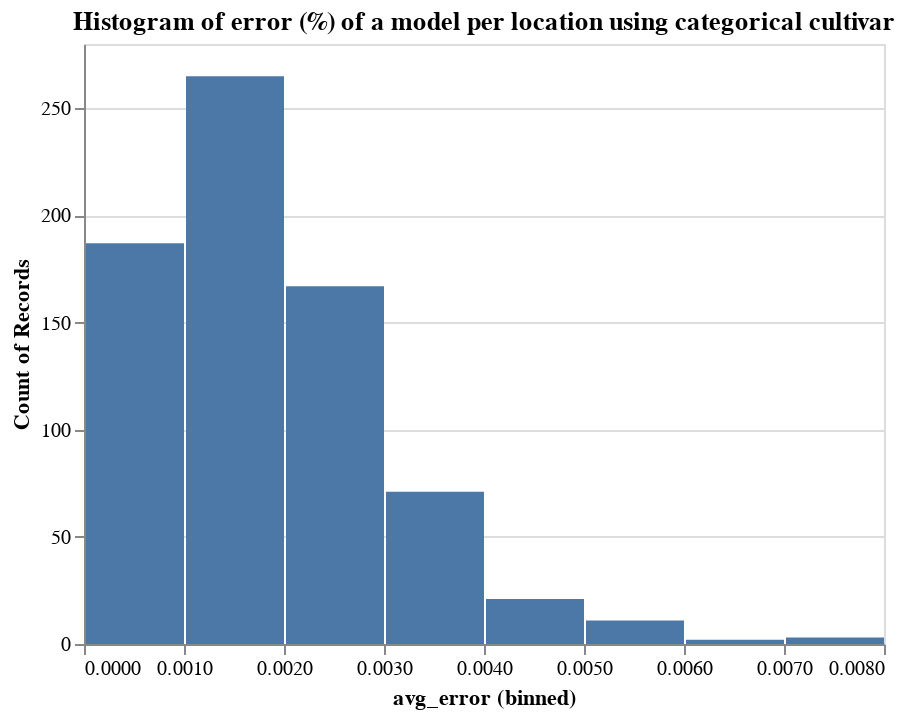

Notebook code cell kept with this figure:
### Code cell
alt.Chart(plotdf,title="Histogram of error (%) of a model per location using categorical cultivar").mark_bar().encode(
    alt.X("avg_error:Q", bin=True),
    y='count()',
)

### Figure 1 — Vega-Lite specification as saved in the notebook (floating-point values rounded to 4 significant figures; data arrays with more than 128 entries replaced by an {"elided": "..."} marker saying what was removed)
{"config": {"view": {"continuousWidth": 400, "continuousHeight": 300}}, "data": {"name": "data-b8764b1bcf1eb71ea083d0287da07498"}, "mark": "bar", "encoding": {"x": {"type": "quantitative", "bin": true, "field": "avg_error"}, "y": {"type": "quantitative", "aggregate": "count"}}, "title": "Histogram of error (%) of a model per location using categorical cultivar", "$schema": "https://vega.github.io/schema/vega-lite/v4.0.0.json", "datasets": {"data-b8764b1bcf1eb71ea083d0287da07498": {"elided": "727 records"}}}
